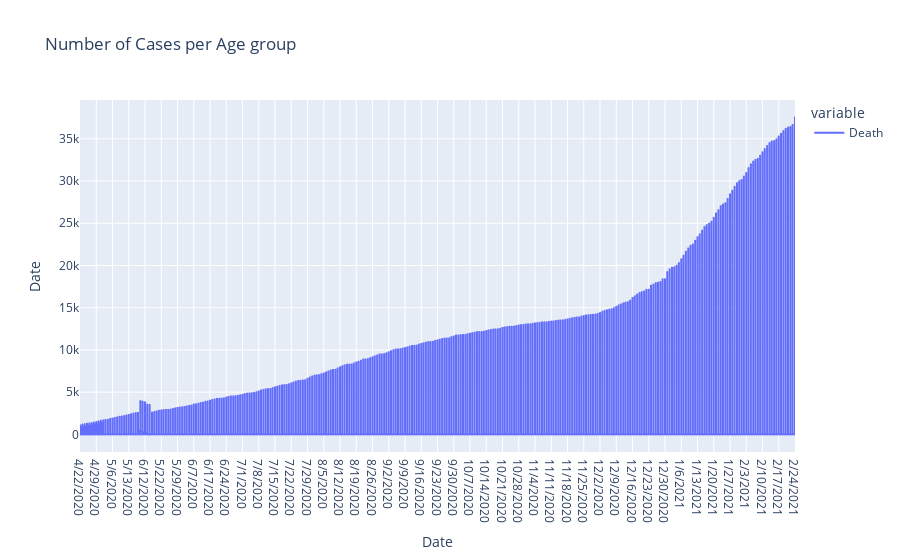

The cell this chart's notebook holds for it:
### Code cell
fig = px.line(age_deaths.set_index('Date'), 
             labels={'index':'Deaths','value': 'Date'},
             title='Number of Cases per Age group')
fig.show()

### Figure 1 — Plotly figure (JSON) as saved in the notebook; plotly's stock layout.template omitted (floating-point values rounded to 4 significant figures; data arrays with more than 128 entries replaced by an {"elided": "..."} marker saying what was removed)
{"data": [{"hovertemplate": "variable=Death<br>Date=%{y}<extra></extra>", "legendgroup": "Death", "line": {"color": "#636efa", "dash": "solid"}, "mode": "lines", "name": "Death", "showlegend": true, "type": "scattergl", "x": {"elided": "3070 str values"}, "xaxis": "x", "y": {"elided": "3070 int values"}, "yaxis": "y"}], "layout": {"legend": {"title": {"text": "variable"}, "tracegroupgap": 0}, "title": {"text": "Number of Cases per Age group"}, "xaxis": {"anchor": "y", "domain": [0, 1], "title": {"text": "Date"}}, "yaxis": {"anchor": "x", "domain": [0, 1], "title": {"text": "Date"}}}}
